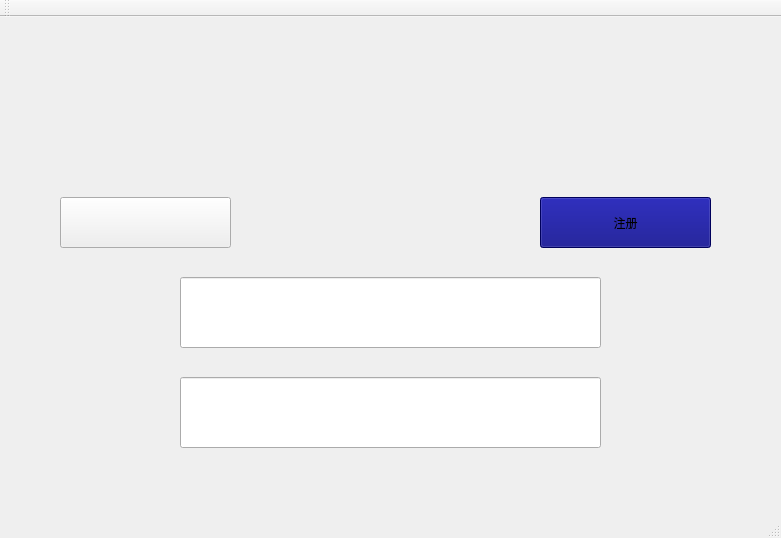
<?xml version="1.0" encoding="UTF-8"?>
<ui version="4.0">
 <class>MainWindow</class>
 <widget class="QMainWindow" name="MainWindow">
  <property name="geometry">
   <rect>
    <x>0</x>
    <y>0</y>
    <width>781</width>
    <height>538</height>
   </rect>
  </property>
  <property name="windowTitle">
   <string>MainWindow</string>
  </property>
  <widget class="QWidget" name="centralWidget">
   <widget class="QLabel" name="label">
    <property name="geometry">
     <rect>
      <x>260</x>
      <y>200</y>
      <width>72</width>
      <height>15</height>
     </rect>
    </property>
    <property name="text">
     <string/>
    </property>
   </widget>
   <widget class="QLabel" name="label_2">
    <property name="geometry">
     <rect>
      <x>0</x>
      <y>-10</y>
      <width>781</width>
      <height>651</height>
     </rect>
    </property>
    <property name="styleSheet">
     <string notr="true">background-image: url(:/new/prefix1/photos/logininterface.PNG);</string>
    </property>
    <property name="text">
     <string/>
    </property>
   </widget>
   <widget class="QLineEdit" name="lineEdit">
    <property name="geometry">
     <rect>
      <x>180</x>
      <y>260</y>
      <width>421</width>
      <height>71</height>
     </rect>
    </property>
    <property name="maximumSize">
     <size>
      <width>421</width>
      <height>16777215</height>
     </size>
    </property>
    <property name="toolTip">
     <string>&lt;html&gt;&lt;head/&gt;&lt;body&gt;&lt;p&gt;&lt;span style=&quot; font-size:20pt;&quot;&gt;34&lt;/span&gt;&lt;/p&gt;&lt;/body&gt;&lt;/html&gt;</string>
    </property>
    <property name="whatsThis">
     <string>&lt;html&gt;&lt;head/&gt;&lt;body&gt;&lt;p&gt;&lt;span style=&quot; font-size:20pt;&quot;&gt;234&lt;/span&gt;&lt;/p&gt;&lt;/body&gt;&lt;/html&gt;</string>
    </property>
    <property name="styleSheet">
     <string notr="true">background-image: url(:/new/prefix1/photos/username.PNG);
font: 20pt &quot;Arial&quot;;</string>
    </property>
    <property name="text">
     <string/>
    </property>
   </widget>
   <widget class="QLineEdit" name="lineEdit_2">
    <property name="geometry">
     <rect>
      <x>180</x>
      <y>360</y>
      <width>421</width>
      <height>71</height>
     </rect>
    </property>
    <property name="whatsThis">
     <string>&lt;html&gt;&lt;head/&gt;&lt;body&gt;&lt;p&gt;&lt;span style=&quot; font-size:20pt;&quot;&gt;45&lt;/span&gt;&lt;/p&gt;&lt;/body&gt;&lt;/html&gt;</string>
    </property>
    <property name="styleSheet">
     <string notr="true">background-image: url(:/new/prefix1/photos/登陆密码.png);
font: 22pt &quot;Arial&quot;;</string>
    </property>
   </widget>
   <widget class="QPushButton" name="pushButton">
    <property name="geometry">
     <rect>
      <x>60</x>
      <y>180</y>
      <width>171</width>
      <height>51</height>
     </rect>
    </property>
    <property name="styleSheet">
     <string notr="true">background-image: url(:/new/prefix1/photos/登陆.png);</string>
    </property>
    <property name="text">
     <string/>
    </property>
   </widget>
   <widget class="QPushButton" name="pushButton_2">
    <property name="geometry">
     <rect>
      <x>540</x>
      <y>180</y>
      <width>171</width>
      <height>51</height>
     </rect>
    </property>
    <property name="minimumSize">
     <size>
      <width>93</width>
      <height>28</height>
     </size>
    </property>
    <property name="whatsThis">
     <string>&lt;html&gt;&lt;head/&gt;&lt;body&gt;&lt;p align=&quot;center&quot;&gt;&lt;span style=&quot; color:#ffffff;&quot;&gt;注册&lt;/span&gt;&lt;/p&gt;&lt;/body&gt;&lt;/html&gt;</string>
    </property>
    <property name="styleSheet">
     <string notr="true">background-color: rgb(0, 0, 127);
font: 22pt &quot;Arial&quot;;</string>
    </property>
    <property name="text">
     <string>注册</string>
    </property>
   </widget>
  </widget>
  <widget class="QMenuBar" name="menuBar">
   <property name="geometry">
    <rect>
     <x>0</x>
     <y>0</y>
     <width>781</width>
     <height>26</height>
    </rect>
   </property>
  </widget>
  <widget class="QToolBar" name="mainToolBar">
   <attribute name="toolBarArea">
    <enum>TopToolBarArea</enum>
   </attribute>
   <attribute name="toolBarBreak">
    <bool>false</bool>
   </attribute>
  </widget>
  <widget class="QStatusBar" name="statusBar"/>
 </widget>
 <layoutdefault spacing="6" margin="11"/>
 <resources/>
 <connections/>
</ui>
